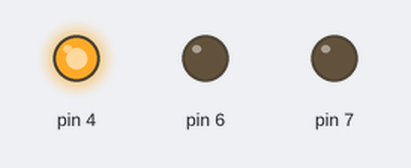
A sketch run on a simulated Arduino Uno, built with avr-gcc and run on an emulated ATmega328P. On the bench: output pins drawn as LEDs (lit = HIGH).

Above: at 0.5 s.
At 2.5 s:
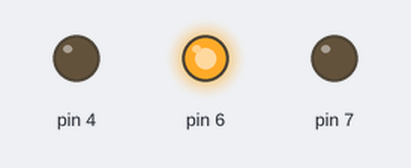
At 4.5 s:
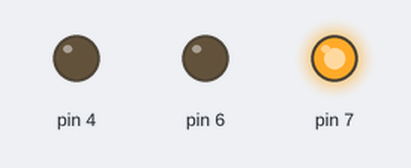
At 5.5 s:
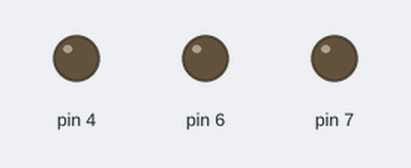
Timing chart, 0 to 7.8 s (numbered marks = the images above):
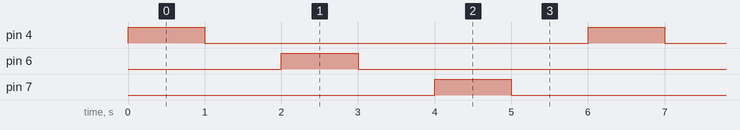

The sketch:

task2a.ino
```cpp
void setup() {
  // put your setup code here, to run once:
  pinMode(4, OUTPUT);
  pinMode(6, OUTPUT);
  pinMode(7, OUTPUT);
}

void loop() {
  // put your main code here, to run repeatedly:
  digitalWrite(4, HIGH);   // turn the RED LED on (HIGH is the voltage level)
  delay(1000);              // wait for a second
  digitalWrite(4, LOW);    // turn the RED LED off by making the voltage LOW
  delay(1000);              // wait for a second

    digitalWrite(6, HIGH);   // turn the GREEN LED on (HIGH is the voltage level)
  delay(1000);              // wait for a second
  digitalWrite(6, LOW);    // turn the GREEN LED off by making the voltage LOW
  delay(1000);              // wait for a second

    digitalWrite(7, HIGH);   // turn the BLUE LED on (HIGH is the voltage level)
  delay(1000);              // wait for a second
  digitalWrite(7, LOW);    // turn the BLUE LED off by making the voltage LOW
  delay(1000);              // wait for a second
}
```

Measured:
- by itself, pin 4, pin 6, pin 7: alternates HIGH for 1.0 s and LOW for 5.0 s
- by itself, everything shown: repeats every 6.0 s, in 6 steps
